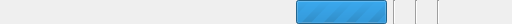
<?xml version="1.0" encoding="UTF-8"?>
<ui version="4.0">
 <class>ExploreStatusBarWidget</class>
 <widget class="QWidget" name="ExploreStatusBarWidget">
  <property name="geometry">
   <rect>
    <x>0</x>
    <y>0</y>
    <width>512</width>
    <height>24</height>
   </rect>
  </property>
  <property name="minimumSize">
   <size>
    <width>0</width>
    <height>24</height>
   </size>
  </property>
  <layout class="QHBoxLayout" name="horizontalLayout_2">
   <property name="leftMargin">
    <number>0</number>
   </property>
   <property name="topMargin">
    <number>0</number>
   </property>
   <property name="rightMargin">
    <number>0</number>
   </property>
   <property name="bottomMargin">
    <number>0</number>
   </property>
   <item>
    <spacer name="horizontalSpacer">
     <property name="orientation">
      <enum>Qt::Horizontal</enum>
     </property>
     <property name="sizeHint" stdset="0">
      <size>
       <width>40</width>
       <height>20</height>
      </size>
     </property>
    </spacer>
   </item>
   <item>
    <widget class="QLabel" name="label">
     <property name="sizePolicy">
      <sizepolicy hsizetype="Preferred" vsizetype="Fixed">
       <horstretch>0</horstretch>
       <verstretch>0</verstretch>
      </sizepolicy>
     </property>
     <property name="alignment">
      <set>Qt::AlignRight|Qt::AlignTrailing|Qt::AlignVCenter</set>
     </property>
    </widget>
   </item>
   <item>
    <widget class="QProgressBar" name="progressBar">
     <property name="sizePolicy">
      <sizepolicy hsizetype="Fixed" vsizetype="Fixed">
       <horstretch>0</horstretch>
       <verstretch>0</verstretch>
      </sizepolicy>
     </property>
     <property name="maximumSize">
      <size>
       <width>16777215</width>
       <height>24</height>
      </size>
     </property>
     <property name="minimum">
      <number>0</number>
     </property>
     <property name="maximum">
      <number>0</number>
     </property>
     <property name="value">
      <number>0</number>
     </property>
     <property name="textVisible">
      <bool>false</bool>
     </property>
    </widget>
   </item>
   <item>
    <widget class="Line" name="line_2">
     <property name="orientation">
      <enum>Qt::Vertical</enum>
     </property>
    </widget>
   </item>
   <item>
    <widget class="QLabel" name="shownCount"/>
   </item>
   <item>
    <widget class="Line" name="line">
     <property name="orientation">
      <enum>Qt::Vertical</enum>
     </property>
    </widget>
   </item>
   <item>
    <widget class="QLabel" name="loadCount"/>
   </item>
   <item>
    <widget class="Line" name="line_3">
     <property name="orientation">
      <enum>Qt::Vertical</enum>
     </property>
    </widget>
   </item>
   <item>
    <layout class="QHBoxLayout" name="horizontalLayout">
     <property name="spacing">
      <number>0</number>
     </property>
     <item>
      <widget class="QToolButton" name="listButton">
       <property name="maximumSize">
        <size>
         <width>22</width>
         <height>22</height>
        </size>
       </property>
       <property name="toolTip">
        <string>List Mode</string>
       </property>
       <property name="icon">
        <iconset theme="view-list-details">
         <normaloff>local</normaloff>local</iconset>
       </property>
       <property name="shortcut">
        <string>Ctrl+1</string>
       </property>
       <property name="checkable">
        <bool>true</bool>
       </property>
       <property name="autoRaise">
        <bool>true</bool>
       </property>
      </widget>
     </item>
     <item>
      <widget class="QToolButton" name="iconButton">
       <property name="maximumSize">
        <size>
         <width>22</width>
         <height>22</height>
        </size>
       </property>
       <property name="toolTip">
        <string>Icon Mode</string>
       </property>
       <property name="icon">
        <iconset theme="view-list-icons">
         <normaloff>local</normaloff>local</iconset>
       </property>
       <property name="shortcut">
        <string>Ctrl+2</string>
       </property>
       <property name="checkable">
        <bool>true</bool>
       </property>
       <property name="autoRaise">
        <bool>true</bool>
       </property>
      </widget>
     </item>
     <item>
      <widget class="QToolButton" name="detailButton">
       <property name="maximumSize">
        <size>
         <width>22</width>
         <height>22</height>
        </size>
       </property>
       <property name="toolTip">
        <string>Detail Mode</string>
       </property>
       <property name="icon">
        <iconset theme="view-list-text">
         <normaloff>local</normaloff>local</iconset>
       </property>
       <property name="shortcut">
        <string>Ctrl+3</string>
       </property>
       <property name="checkable">
        <bool>true</bool>
       </property>
       <property name="autoRaise">
        <bool>true</bool>
       </property>
      </widget>
     </item>
    </layout>
   </item>
  </layout>
 </widget>
 <resources/>
 <connections/>
</ui>
